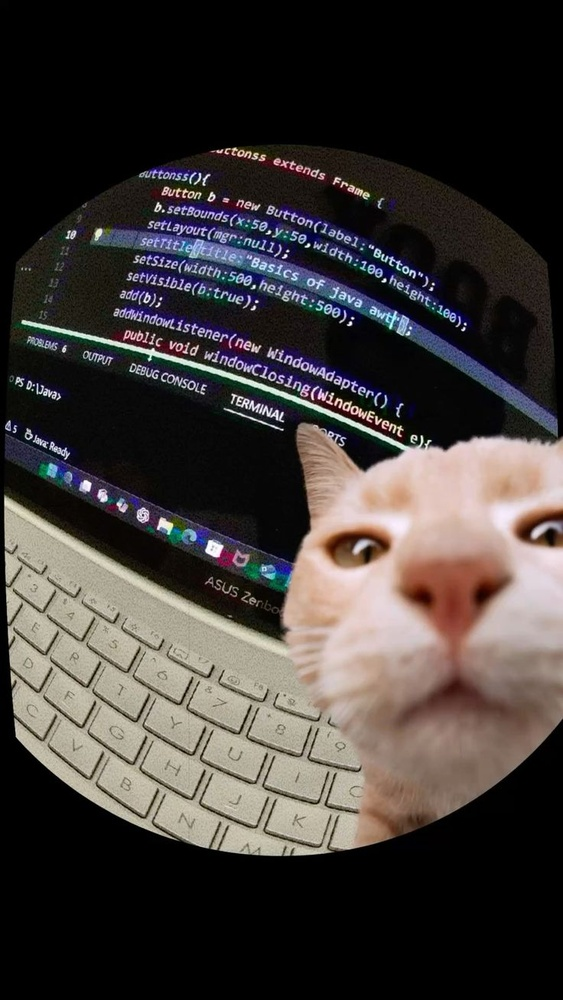
#> input picture Pillow/chat.jpg, 563 x 1000 px, shrunk from 736 x 1308 before the run
$ python filtres.py
#> lines starting #> are read from the running program, lines starting #| are printed output that depends on the picture
from PIL import Image, ImageFilter, ImageEnhance

with Image.open("chat.jpg") as im:
#> im is the input picture: PIL image 563x1000 RGB; mean R, G, B 63.8, 58.3, 55.9
    im_floue = im.filter(ImageFilter.BLUR)
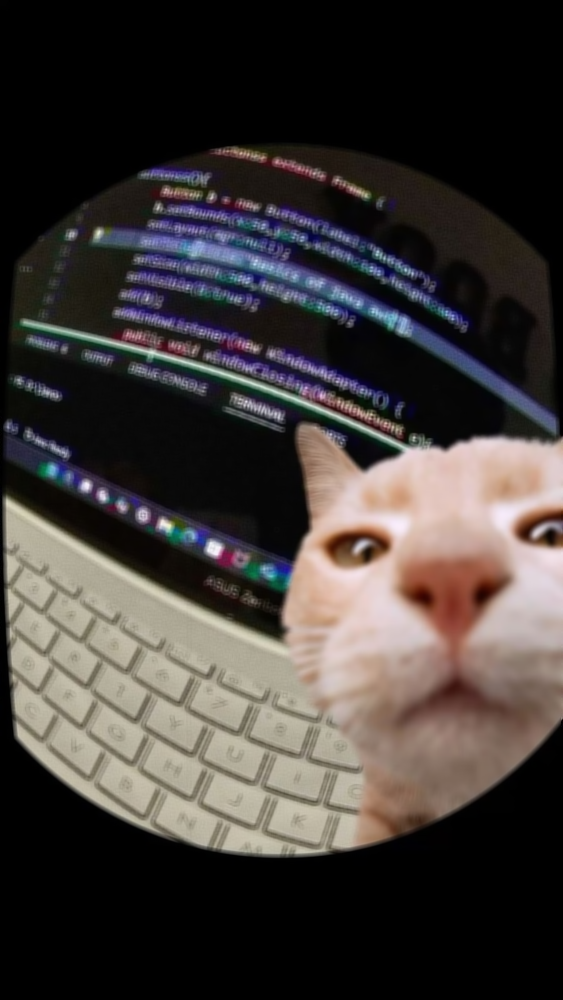
#> im_floue: PIL image 563x1000 RGB; mean R, G, B 63.8, 58.3, 56
    im_floue.save("chat_flou.jpg")

    ameliorateur = ImageEnhance.Contrast(im)
    im_contraste = ameliorateur.enhance(1.5)
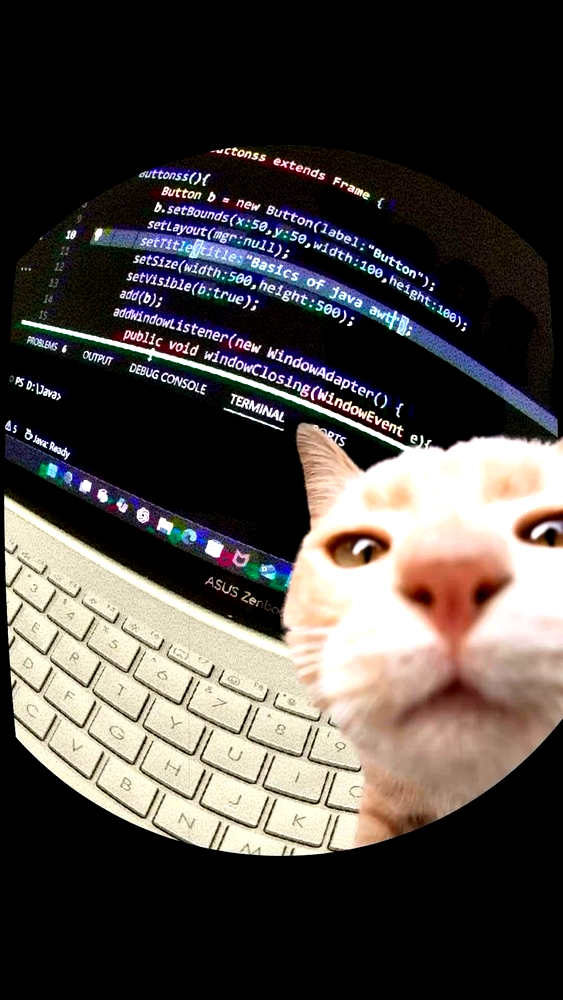
#> im_contraste: PIL image 563x1000 RGB; mean R, G, B 75.6, 69.8, 66.3
    im_contraste.save("chat_contraste.jpg")
    im_contraste.show()
